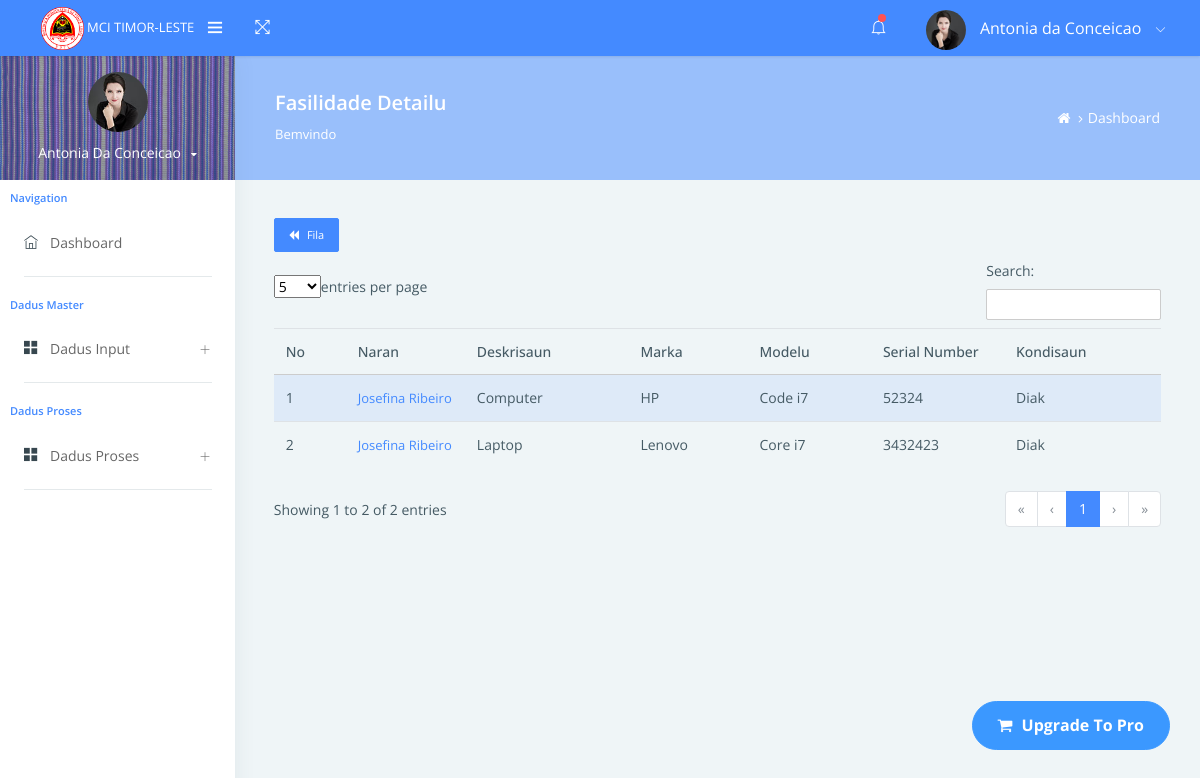
Screenshot of /?pagekarta=detailfasdir&id=25 (signed in) with the database file from the repository.
### tables this page shows
CREATE TABLE `tb_fasilidade` (
  `id_fasilidade` varchar(25) NOT NULL,
  `data_registu` varchar(15) NOT NULL,
  `deskrisaun` text NOT NULL,
  `marka` varchar(200) NOT NULL,
  `modelu` varchar(255) NOT NULL,
  `serial_number` varchar(100) NOT NULL,
  `kondisaun` enum('Diak','Ladiak') NOT NULL,
  `id_staff` int(15) UNSIGNED NOT NULL
);

CREATE TABLE `tb_staff` (
  `id_staff` int(15) UNSIGNED NOT NULL,
  `nrn_staff` varchar(200) NOT NULL,
  `sexo_staff` enum('Mane','Feto') NOT NULL,
  `data_moris_staff` varchar(15) NOT NULL,
  `tlp_staff` varchar(15) NOT NULL,
  `email_staff` varchar(150) NOT NULL,
  `id_admin` int(15) UNSIGNED NOT NULL,
  `img_staff` text NOT NULL
);

### dbkarta/fasilidade/detailfasdir.php (the view)
<?php
$id_admin = $_GET['id'];
$sql = "SELECT tb_staff.nrn_staff,
               tb_fasilidade.deskrisaun,
               tb_fasilidade.marka,
               tb_fasilidade.modelu,
               tb_fasilidade.serial_number,
               tb_fasilidade.kondisaun,
               tb_fasilidade.id_fasilidade,
               tb_fasilidade.id_staff
        FROM tb_fasilidade
        JOIN tb_staff ON tb_fasilidade.id_staff = tb_staff.id_staff
        WHERE tb_staff.id_admin = :id_admin";
$stmt = $conn->prepare($sql);
$stmt->bindParam(':id_admin', $id_admin, PDO::PARAM_INT);
$stmt->execute();
$karta_fasilidade = $stmt->fetchAll(PDO::FETCH_ASSOC);
?>
<table id="example" class="table table-striped" style="width:100%">
    <a href="dashboard" class="btn btn-primary btn-sm">
        <i class="fa fa-backward"></i> Fila
    </a>
    <thead>
        <tr>
            <th>No</th>
            <th>Naran</th>
            <th>Deskrisaun</th>
            <th>Marka</th>
            <th>Modelu</th>
            <th>Serial Number</th>
            <th>Kondisaun</th>
        </tr>
    </thead>
    <tbody>
        <?php
        $no = 1;
        foreach ($karta_fasilidade as $row) {
        ?>
            <tr>
                <td><?php echo htmlspecialchars($no++); ?></td>
                <td><a class="text-primary" href="?pagekarta=detailstaff&id=<?= htmlspecialchars($row['id_staff']); ?>"><?php echo htmlspecialchars($row['nrn_staff']); ?></a></td>
                <td><?= htmlspecialchars($row['deskrisaun']); ?></td>
                <td><?= htmlspecialchars($row['marka']); ?></td>
                <td><?= htmlspecialchars($row['modelu']); ?></td>
                <td><?= htmlspecialchars($row['serial_number']); ?></td>
                <td><?= htmlspecialchars($row['kondisaun']); ?></td>
            </tr>
        <?php } ?>
    </tbody>
</table>

### templatekarta/navbarkarta.php (shortened to what this page needs)
<div class="navbar-wrapper">
                    <div class="navbar-logo">
                        <a class="mobile-menu waves-effect waves-light" id="mobile-collapse" href="#!">
                            <i class="ti-menu"></i>
                        </a>
                        <a href="/native/carta/dashboard">
                            <img class="img-fluid" src="assets/images/logos.png" alt="Theme-Logo" width="20%"/> MCI Timor-Leste
                        </a>
                    </div>
                    <div class="navbar-container container-fluid">
                        <ul class="nav-left">
                            <li>
                                <a href="#!" onclick="javascript:toggleFullScreen()" class="waves-effect waves-light">
                                    <i class="ti-fullscreen"></i>
                                </a>
                            </li>
                        </ul>
                        <ul class="nav-right">
                            <li class="header-notification">
                                <a href="#!" class="waves-effect waves-light">
                                    <i class="ti-bell"></i>
                                    <span class="badge bg-c-red"></span>
                                </a>
                            </li>
                            <li class="user-profile header-notification">
                                <a href="#!" class="waves-effect waves-light">
                                    <img src="assets/imgadminkarta/<?= $admin['img'] ?>" class="img-radius" alt="User-Profile-Image">
                                    <span><?= $admin['nrn_admin'] ?></span>
                                    <i class="ti-angle-down"></i>
                                </a>
                            </li>
                        </ul>
                    </div>
                </div>

### templatekarta/sidebarkarta.php (shortened to what this page needs)
<div class="pcoded-inner-navbar main-menu">
    <div class="">
        <div class="main-menu-header">
            <img class="img-80 img-radius" src="assets/imgadminkarta/<?= !empty($admin['img']) ? htmlspecialchars($admin['img']) : 'default-profile.png'; ?>" alt="User-Profile-Image">
            <div class="user-details">
                <span id="more-details"><?= htmlspecialchars($admin['nrn_admin']) ?><i class="fa fa-caret-down"></i></span>
            </div>
        </div>
    </div>
    <div class="pcoded-navigation-label">Navigation</div>
    <ul class="pcoded-item pcoded-left-item">
        <li class="<?= $current_page == 'dashboard' ? 'active' : '' ?>">
            <a href="/native/carta/dashboard" class="waves-effect waves-dark">
                <span class="pcoded-micon"><i class="ti-home"></i><b>D</b></span>
                <span class="pcoded-mtext">Dashboard </span>
            </a>
        </li>
    </ul>
        <div class="pcoded-navigation-label">Dadus Master</div>
        <ul class="pcoded-item pcoded-left-item">
            <li class="pcoded-hasmenu <?= in_array($current_page, ['adminkarta', 'direksaun', 'staff']) ? 'active pcoded-trigger' : '' ?>">
                <a href="javascript:void(0)" class="waves-effect waves-dark">
                    <span class="pcoded-micon"><i class="ti-layout-grid2-alt"></i><b>BC</b></span>
                    <span class="pcoded-mtext">Dadus Input</span>
                </a>
            </li>
        </ul>
        <div class="pcoded-navigation-label">Dadus Proses</div>
        <ul class="pcoded-item pcoded-left-item">
            <li class="pcoded-hasmenu <?= in_array($current_page, ['karta_tama', 'karta_sai', 'fasilidade']) ? 'active pcoded-trigger' : '' ?>">
                <a href="javascript:void(0)" class="waves-effect waves-dark">
                    <span class="pcoded-micon"><i class="ti-layout-grid2-alt"></i><b>BLC</b></span>
                    <span class="pcoded-mtext">Dadus Proses</span>
                </a>
            </li>
        </ul>
</div>

### rows the page displays
tb_fasilidade: id_staff.nrn_staff "Josefina Ribeiro", deskrisaun "Computer", marka "HP", modelu "Code i7", serial_number "52324", kondisaun "Diak"
tb_fasilidade: id_staff.nrn_staff "Josefina Ribeiro", deskrisaun "Laptop", marka "Lenovo", modelu "Core i7", serial_number "3432423", kondisaun "Diak"

### other values shown
$admin['nrn_admin'] "Antonia da Conceicao"
$admin['nrn_admin'] "Antonia Da Conceicao"
$titlekarta "Fasilidade Detailu"
